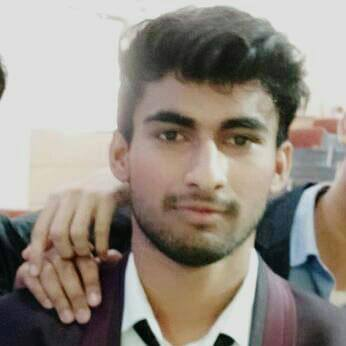
#> input picture img.jpg, 346 x 346 px
$ python readimg.py
#> lines starting #> are read from the running program, lines starting #| are printed output that depends on the picture
import numpy
import cv2

import matplotlib.pyplot as plt

image = cv2.imread('img.jpg')
#> image is the input picture: shape (346, 346, 3); mean B, G, R 131.6, 140.8, 148.8
image = cv2.cvtColor(image, cv2.COLOR_BGR2GRAY)
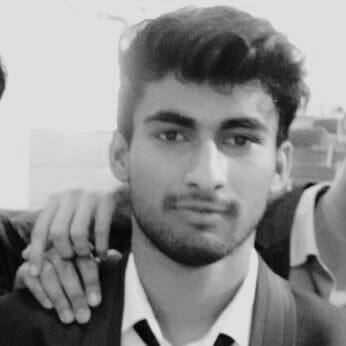
#> image: shape (346, 346); min 0, max 233, mean 142.1

plt.imshow(image)

cv2.imwrite('wimg.jpg', image)
